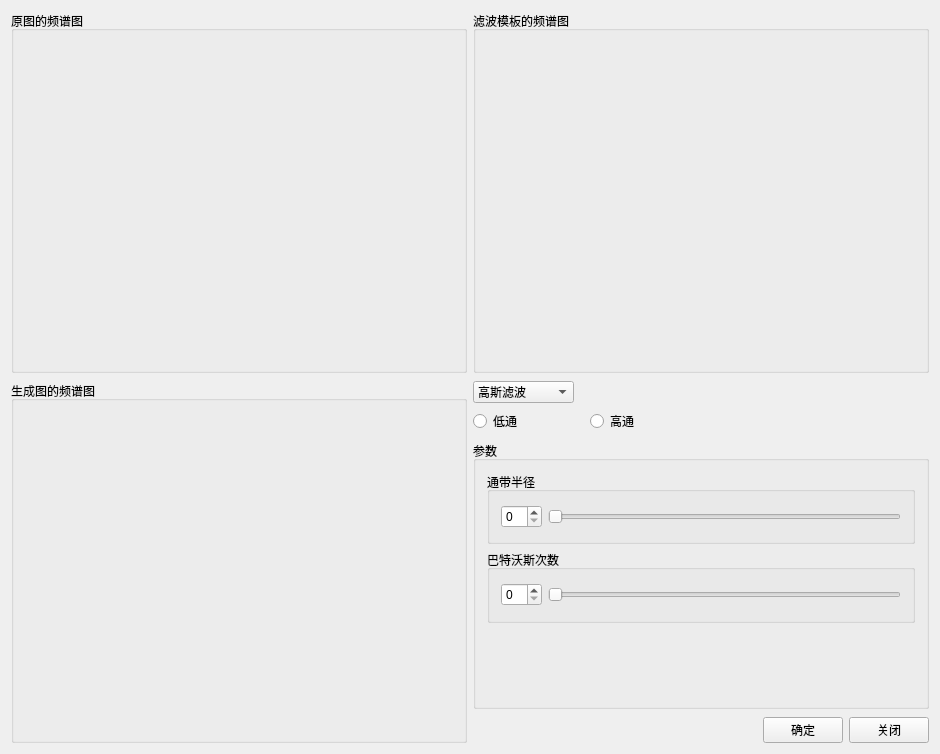
<?xml version="1.0" encoding="UTF-8"?>
<ui version="4.0">
 <class>FreqFilter</class>
 <widget class="QWidget" name="FreqFilter">
  <property name="geometry">
   <rect>
    <x>0</x>
    <y>0</y>
    <width>939</width>
    <height>746</height>
   </rect>
  </property>
  <property name="windowTitle">
   <string>FreqFilter</string>
  </property>
  <layout class="QVBoxLayout" name="verticalLayout_5">
   <item>
    <layout class="QHBoxLayout" name="horizontalLayout_11" stretch="1,1">
     <item>
      <layout class="QVBoxLayout" name="verticalLayout_11" stretch="1,1">
       <property name="spacing">
        <number>8</number>
       </property>
       <item>
        <widget class="QGroupBox" name="groupBox_3">
         <property name="title">
          <string>原图的频谱图</string>
         </property>
         <layout class="QVBoxLayout" name="verticalLayout_4">
          <item>
           <widget class="QLabel" name="srcLabel">
            <property name="minimumSize">
             <size>
              <width>428</width>
              <height>317</height>
             </size>
            </property>
            <property name="text">
             <string/>
            </property>
           </widget>
          </item>
         </layout>
        </widget>
       </item>
       <item>
        <widget class="QGroupBox" name="groupBox_5">
         <property name="title">
          <string>生成图的频谱图</string>
         </property>
         <layout class="QVBoxLayout" name="verticalLayout_3">
          <item>
           <widget class="QLabel" name="dstLabel">
            <property name="minimumSize">
             <size>
              <width>428</width>
              <height>317</height>
             </size>
            </property>
            <property name="text">
             <string/>
            </property>
           </widget>
          </item>
         </layout>
        </widget>
       </item>
      </layout>
     </item>
     <item>
      <layout class="QVBoxLayout" name="verticalLayout_10" stretch="1,1">
       <property name="spacing">
        <number>8</number>
       </property>
       <item>
        <widget class="QGroupBox" name="groupBox">
         <property name="title">
          <string>滤波模板的频谱图</string>
         </property>
         <layout class="QVBoxLayout" name="verticalLayout_2">
          <item>
           <widget class="QLabel" name="filterLabel">
            <property name="minimumSize">
             <size>
              <width>428</width>
              <height>317</height>
             </size>
            </property>
            <property name="text">
             <string/>
            </property>
           </widget>
          </item>
         </layout>
        </widget>
       </item>
       <item>
        <layout class="QVBoxLayout" name="verticalLayout_9" stretch="2,0,1">
         <property name="spacing">
          <number>8</number>
         </property>
         <item>
          <layout class="QHBoxLayout" name="horizontalLayout_3">
           <item>
            <layout class="QVBoxLayout" name="verticalLayout">
             <item>
              <layout class="QHBoxLayout" name="horizontalLayout_4">
               <item>
                <widget class="QComboBox" name="comboBox">
                 <item>
                  <property name="text">
                   <string>高斯滤波</string>
                  </property>
                 </item>
                 <item>
                  <property name="text">
                   <string>理想滤波</string>
                  </property>
                 </item>
                 <item>
                  <property name="text">
                   <string>巴特沃斯滤波</string>
                  </property>
                 </item>
                </widget>
               </item>
               <item>
                <spacer name="horizontalSpacer_3">
                 <property name="orientation">
                  <enum>Qt::Horizontal</enum>
                 </property>
                 <property name="sizeHint" stdset="0">
                  <size>
                   <width>40</width>
                   <height>20</height>
                  </size>
                 </property>
                </spacer>
               </item>
              </layout>
             </item>
             <item>
              <layout class="QHBoxLayout" name="horizontalLayout_2">
               <item>
                <widget class="QRadioButton" name="lowRbtn">
                 <property name="text">
                  <string>低通</string>
                 </property>
                 <attribute name="buttonGroup">
                  <string notr="true">highOrlow</string>
                 </attribute>
                </widget>
               </item>
               <item>
                <widget class="QRadioButton" name="highRbtn">
                 <property name="text">
                  <string>高通</string>
                 </property>
                 <attribute name="buttonGroup">
                  <string notr="true">highOrlow</string>
                 </attribute>
                </widget>
               </item>
              </layout>
             </item>
            </layout>
           </item>
           <item>
            <spacer name="horizontalSpacer_2">
             <property name="orientation">
              <enum>Qt::Horizontal</enum>
             </property>
             <property name="sizeHint" stdset="0">
              <size>
               <width>40</width>
               <height>20</height>
              </size>
             </property>
            </spacer>
           </item>
          </layout>
         </item>
         <item>
          <widget class="QGroupBox" name="groupBox_4">
           <property name="title">
            <string>参数</string>
           </property>
           <layout class="QVBoxLayout" name="verticalLayout_6" stretch="1,1,1">
            <item>
             <widget class="QGroupBox" name="rGroupBox">
              <property name="title">
               <string>通带半径</string>
              </property>
              <layout class="QHBoxLayout" name="horizontalLayout_7">
               <item>
                <layout class="QHBoxLayout" name="horizontalLayout_5">
                 <item>
                  <widget class="QSpinBox" name="rSpinBox"/>
                 </item>
                 <item>
                  <widget class="QSlider" name="rSlider">
                   <property name="orientation">
                    <enum>Qt::Horizontal</enum>
                   </property>
                  </widget>
                 </item>
                </layout>
               </item>
              </layout>
             </widget>
            </item>
            <item>
             <widget class="QGroupBox" name="btwGroupBox">
              <property name="title">
               <string>巴特沃斯次数</string>
              </property>
              <layout class="QHBoxLayout" name="horizontalLayout_8">
               <item>
                <layout class="QHBoxLayout" name="horizontalLayout_6">
                 <item>
                  <widget class="QSpinBox" name="btwSpinBox"/>
                 </item>
                 <item>
                  <widget class="QSlider" name="btwSlider">
                   <property name="orientation">
                    <enum>Qt::Horizontal</enum>
                   </property>
                  </widget>
                 </item>
                </layout>
               </item>
              </layout>
             </widget>
            </item>
            <item>
             <spacer name="verticalSpacer">
              <property name="orientation">
               <enum>Qt::Vertical</enum>
              </property>
              <property name="sizeHint" stdset="0">
               <size>
                <width>20</width>
                <height>40</height>
               </size>
              </property>
             </spacer>
            </item>
           </layout>
          </widget>
         </item>
         <item>
          <layout class="QHBoxLayout" name="horizontalLayout">
           <item>
            <spacer name="horizontalSpacer">
             <property name="orientation">
              <enum>Qt::Horizontal</enum>
             </property>
             <property name="sizeHint" stdset="0">
              <size>
               <width>40</width>
               <height>20</height>
              </size>
             </property>
            </spacer>
           </item>
           <item>
            <widget class="QPushButton" name="sureBtn">
             <property name="text">
              <string>确定</string>
             </property>
            </widget>
           </item>
           <item>
            <widget class="QPushButton" name="closeBtn">
             <property name="text">
              <string>关闭</string>
             </property>
            </widget>
           </item>
          </layout>
         </item>
        </layout>
       </item>
      </layout>
     </item>
    </layout>
   </item>
  </layout>
 </widget>
 <layoutdefault spacing="6" margin="11"/>
 <resources/>
 <connections/>
 <buttongroups>
  <buttongroup name="highOrlow"/>
 </buttongroups>
</ui>
